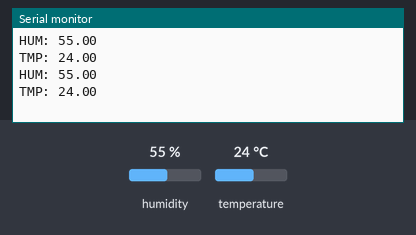
This sketch was run on a simulated Arduino Uno, built with avr-gcc and run on an emulated ATmega328P. On the bench: the last lines printed to the serial monitor. The test bench sets the inputs (shaded band); at power-on: humidity 55 %, temperature 24 °C.

Above: at 4.2 s.
4.3 s: humidity set to 22 %
At 8.9 s:
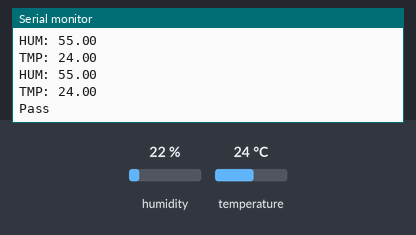
15.5 s: temperature set to 12 °C
At 16.9 s:
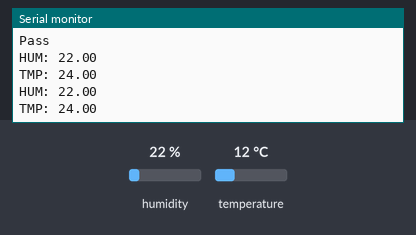
22.2 s: humidity set to 40 %
At 22.2 s:
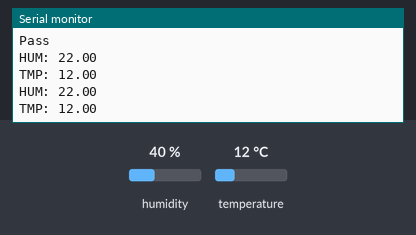
Timing chart, 0 to 25.2 s (numbered marks = the images above; inputs shaded):
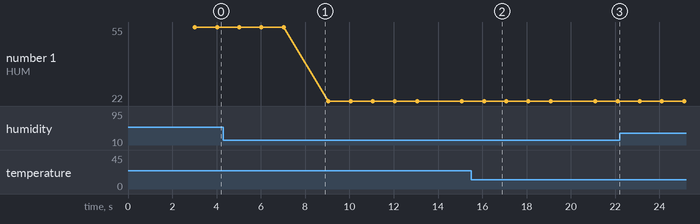

Measured:
- plotted number 1: 55 → 22 after the input at 4.3 s, 22 → 40 after the input at 22.2 s

The sketch:

test_dht.ino
```cpp
#include "DHTwrapper.h"
#define DMODEL DHT11

DHT aux(0,DMODEL);
DHTwrap dht(aux);

void setup() {
  Serial.begin(115200);
  // put your setup code here, to run once:
  dht.begin();
  delay(3000);
}

void loop() {
  // put your main code here, to run repeatedly:
  dht.update();

  for (int i = 0; i < 5; ++i) {
    Serial.print("HUM: ");
    Serial.println(dht.hum);
    Serial.print("TMP: ");
    Serial.println(dht.tmp);
    if (isnan(dht.tmp) || isnan(dht.hum)) {
      Serial.println("Fail");
    }
    delay(1000);
  }

  Serial.println("Pass");

  delay(1000);
}
```

DHTwrapper.h
```cpp
#ifndef DHT_WRAPPER
#define DHT_WRAPPER

#include <DHT.h>

class DHTwrap {
  private:
    DHT *dht;

  public:
    float hum;
    float tmp;

    DHTwrap (DHT& aux) {
      dht = &aux;
    }

    void begin(void) {
      dht->begin();
    }

    void update(){
      hum = dht->readHumidity();
      tmp = dht->readTemperature();
    }
};

#endif
```
